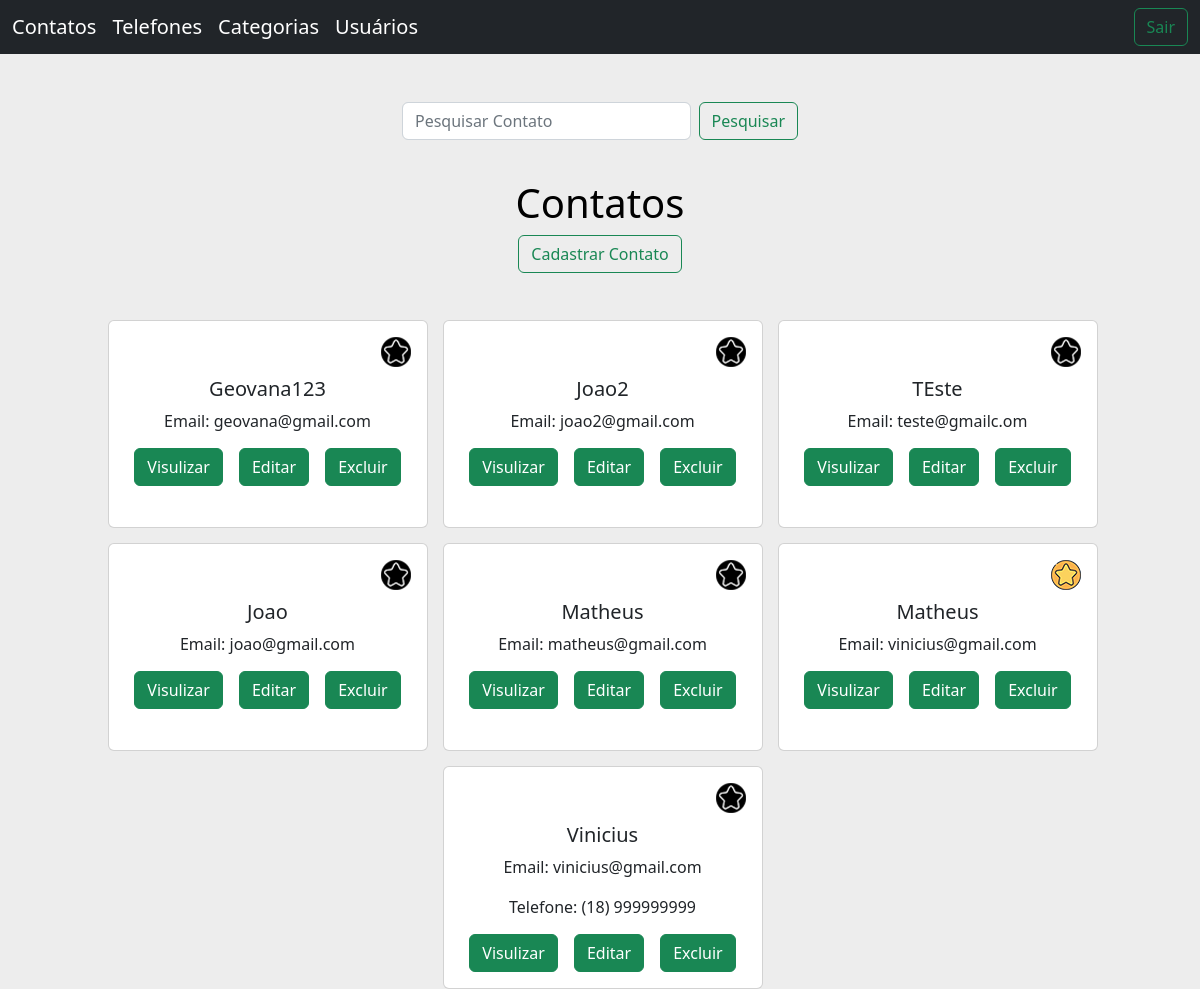
Page /home.php (signed in) on the committed database.
### tables this page shows
CREATE TABLE `contatos` (
  `Fk_Categoria` varchar(2) NOT NULL,
  `Id_Contato` int(11) NOT NULL,
  `Contato_Nome` varchar(255) NOT NULL,
  `Email` varchar(100) NOT NULL,
  `CEP_Contato` decimal(8,0) NOT NULL,
  `Endereco_UF` varchar(2) NOT NULL,
  `Endereco_Cidade` varchar(100) NOT NULL,
  `Endereco_Bairro` varchar(100) NOT NULL,
  `Endereco_Rua` varchar(100) NOT NULL,
  `Endereco_Nro` varchar(20) NOT NULL,
  `Endereco_Compl` varchar(50) NOT NULL,
  `Favorito` tinyint(1) DEFAULT 0,
  `Flag` tinyint(1) DEFAULT 0,
  `Fk_Usuario` varchar(31) NOT NULL
);

CREATE TABLE `telefones` (
  `Fk_Contato` int(11) NOT NULL,
  `Telefone_Tipo` tinyint(1) NOT NULL,
  `Telefone_DDI` int(11) NOT NULL,
  `Telefone_DDD` int(11) NOT NULL,
  `Telefone_Nro` decimal(15,0) NOT NULL,
  `Flag` tinyint(1) DEFAULT 0
);

### home.php (the view, shortened to what this page needs)
<?php
include( 'controlpanel/acesso.php' );
if(!empty($_GET['busca'])) {
    $pesquisa = $_GET['busca'];
    $sql = "SELECT * FROM contatos WHERE Contato_Nome LIKE '%".$pesquisa."%'";
}
else{
  $sql = "SELECT * FROM contatos ORDER BY Id_Contato DESC";
}
$request = $banco->query( $sql );
?>
<!doctype html>
<html lang="pt-br">
  <head>
    <link rel="stylesheet" href="./css/style.css">
    <link href="https://cdn.jsdelivr.net/npm/bootstrap@5.2.1/dist/css/bootstrap.min.css" rel="stylesheet">
  </head>
  <body>
    <header class="mb-5">
    <nav class="navbar navbar-dark navbar-expand-lg bg-dark">
  <div class="container-fluid">
    <div class="collapse navbar-collapse" id="navbarTogglerDemo03">
      <ul class="navbar-nav me-auto mb-2 mb-lg-0">
      <li class="nav-item">
        <a class="navbar-brand" href="home.php">Contatos</a>
      </li>
        <li class="nav-item">
          <a class="navbar-brand" aria-current="page" href="telefones.php">Telefones</a>
        </li>
        <li class="nav-item">
          <a class="navbar-brand" href="categorias.php">Categorias</a>
        </li>
        <li class="nav-item">
          <a class="navbar-brand" href="usuarios.php">Usuários</a>
        </li>
      </ul>
      <a class="btn btn-outline-success" href="logout.php">Sair</a>
    </div>
  </div>
</nav>
    </header>
    <main>
      <div class="container pesquisa">
       <div class="box-search d-flex">
          <input type="search" class="form-control me-2" id="busca" value="<?php if(isset($_GET['busca'])) echo $_GET['busca']; ?>" placeholder="Pesquisar Contato" aria-label="Pesquisa">
          <button onclick="pesquisarData()" class="btn btn-outline-success">Pesquisar</button>
        </div>
      </div>
       <div class="container d-flex justify-content-center">
             <h1 class="text-black">Contatos</h1>
        </div>
        <div class="container d-flex justify-content-center">
          <a class="btn btn-outline-success" href="cadastroContato.php">Cadastrar Contato</a>
        </div>
        <div class="container d-flex justify-content-center containerCard">
        <?php
          while ( $row = mysqli_fetch_array( $request ) ) {
            if ( $row[ 'Favorito' ] == 0 ) {
              $imgstar = 'ministar0.png';
            } else {
              $imgstar = 'ministar1.png';
            }
        ?>
        <div class="card cardContato">
          <div class="card-body">
          <div class="container, favoritoContato"><a href="home.php?mudar=ok&favorito=<?php echo $row['Favorito'];
          ?>&id=<?php echo $row['Id_Contato']; ?>"><img src="image/<?php echo $imgstar; ?>" alt=""></a>
          </div>
          <div class="container infoContainer">
            <h5 class="card-title"><?php echo $row['Contato_Nome']; ?> </h5>
            <p class="card-text">Email: <?php echo $row['Email']; ?></p>
            <?php
                $idContato = $row['Id_Contato'];
                $sql2 = "SELECT * FROM telefones WHERE Fk_Contato = $idContato ";
                $request2 = $banco->query( $sql2 );
                while ( $row2 = mysqli_fetch_array( $request2 ) ) { ?>
                <p class="card-text">Telefone: (<?php echo $row2['Telefone_DDD'].') '.$row2['Telefone_Nro']; ?></p>
              <?php } ?>
          </div>
            <div class="contianer d-flex justify-content-center containerBt">
              <a href="viewContato.php?id=<?php echo $row['Id_Contato']; ?>" class="btn btn-success">Visulizar</a>
              <a href="updateContato.php?id=<?php echo $row['Id_Contato']; ?>" class="btn btn-success">Editar</a>
              <a href="home.php?del1=ok&id=<?php echo $row['Id_Contato'];
                ?>&nome=<?php echo $row['Contato_Nome'];?>" class="btn btn-success">Excluir</a>
            </div>
          </div>
        </div>
      <?php
      }
      ?>
    </div>
    </main>
  </body>
</html>

### css/style.css (style rules this page uses)
body { background-color: rgb(237, 237, 237) !important; }
main { width: 100%; height: auto; display: flex; flex-direction: column; }
.pesquisa { width: 35% !important; margin-bottom: 39px !important; }
.containerCard { width: 100%; height: auto; min-height: 300px; margin-top: 2rem; display:flex !important; justify-content: center; flex-wrap: wrap; }
.cardContato { width: 20rem; min-height: 13rem !important; height: auto !important; margin: 15px 5px 0px 10px; display: flex !important; flex-wrap: wrap; }
.containerBt { gap: 1rem; }
.favoritoContato { display: flex; justify-content: right; }
.infoContainer { margin: 10px 0px 15px 12px; display: flex; flex-direction: column; text-align: center; flex-wrap: wrap; }

### rows in the picture
contatos: Contato_Nome "Geovana123", Email "geovana@gmail.com"
contatos: Contato_Nome "Joao2", Email "joao2@gmail.com"
contatos: Contato_Nome "TEste", Email "teste@gmailc.om"
contatos: Contato_Nome "Joao", Email "joao@gmail.com"
contatos: Contato_Nome "Matheus", Email "matheus@gmail.com"
contatos: shows a picture, Contato_Nome "Matheus", Email "vinicius@gmail.com"
contatos: Contato_Nome "Vinicius", Email "vinicius@gmail.com"
telefones: Telefone_DDD "18", Telefone_Nro "999999999"
